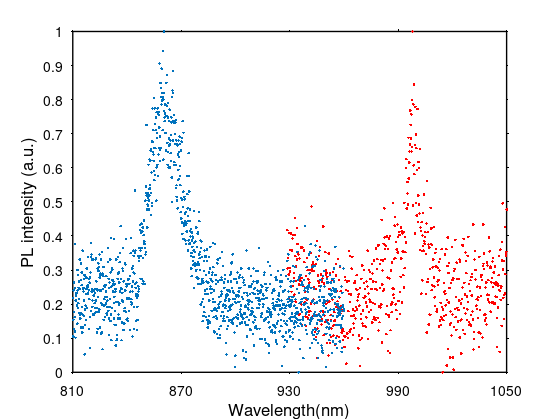

Reproduce this figure in MATLAB.
close all

spectrum1000 = csvread('Pump 680 (SHG) Power 1.8mW table 60sec Int Time.csv');
spectrum860 = csvread('2x_850LP_plus_950LP_On_Emitter_10sec.csv');
% ST945 = spectrum1000(:,1)<945;
% spectrum1000(ST945,:) = [];
ST810 = spectrum860(:,1)<810 | spectrum860(:,1)>960;
spectrum860(ST810,:) =[];

PL860 = spectrum860(:,2);
PL860 = (PL860-min(PL860))/(max(PL860)-min(PL860));
WL860 = spectrum860(:,1);
PL1000 = spectrum1000(:,2);
PL1000 = (PL1000-min(PL1000))/(max(PL1000)-min(PL1000));
WL1000 = spectrum1000(:,1);
figure(4)
hold on
% plot(spectrum1000(:,1),spectrum1000(:,2)/max(spectrum1000(:,2)),'.',...
%     'Color', 0.7-3.5*[0.1 0.1 0],'LineWidth',0.1)
% plot(spectrum860(:,1),spectrum860(:,2)/max(spectrum860(:,2)),'.',...
%     'Color', 0.7-3.5*[0 0.1 0.1],'LineWidth',0.1)
plot(WL1000,PL1000,'r.')
plot(WL860,PL860,'.')
xlim([810 1050])
hXLabel = xlabel('Wavelength(nm)');
hYLabel = ylabel('PL intensity (a.u.)');

%Make the graph look good:
% Adjust font
set(gca, 'FontName', 'Helvetica')
set([hXLabel, hYLabel], 'FontName', 'Helvetica')
% set([hLegend, gca], 'FontSize', 8)
set([hXLabel, hYLabel], 'FontSize', 12)
% set(hTitle, 'FontSize', 12, 'FontWeight' , 'bold')

% Adjust axes properties
set(gca, 'Box', 'on', 'TickDir', 'out', 'TickLength', [.005 .005], ...
    'XMinorTick', 'off', 'YMinorTick', 'off', 'YGrid', 'off', ...
    'XColor', 0.3-[.3 .3 .3], 'YColor', 0.3-[.3 .3 .3], 'YTick', 0:0.1:1, ...
    'XTick',810:60:1050,...
    'LineWidth', 1)
set(gcf, 'PaperPositionMode', 'auto');
% PL860 = spectrum860(:,2);
% WL860 = spectrum860(:,1);
% PL1000 = spectrum1000(:,2);
% WL1000 = spectrum1000(:,1);
averagingFactor = 10;
for counter860 = 1:ceil(length(PL860)/averagingFactor)
    if counter860 == ceil(length(PL860)/averagingFactor)
        continue
%         PL860mean(counter860) = [];
%         WL860mean(counter860) = [];
    else
        PL860mean(counter860) = mean(PL860(averagingFactor*(counter860-1)+1:averagingFactor*counter860));
        WL860mean(counter860) = WL860(averagingFactor*counter860-2);
    end
end
for counter1000 = 1:ceil(length(PL1000)/averagingFactor)
    if counter1000 == ceil(length(PL1000)/averagingFactor)
        continue
%         PL1000mean(counter1000) = [];
%         WL1000mean(counter1000) = [];
    else
        PL1000mean(counter1000) = mean(PL1000(averagingFactor*(counter1000-1)+1:averagingFactor*counter1000));
        WL1000mean(counter1000) = WL1000(averagingFactor*counter1000-2);
    end
end
% figure(5)
% hold on
% plot(WL860mean,PL860mean,'b')
% plot(WL1000mean,PL1000mean,'r')